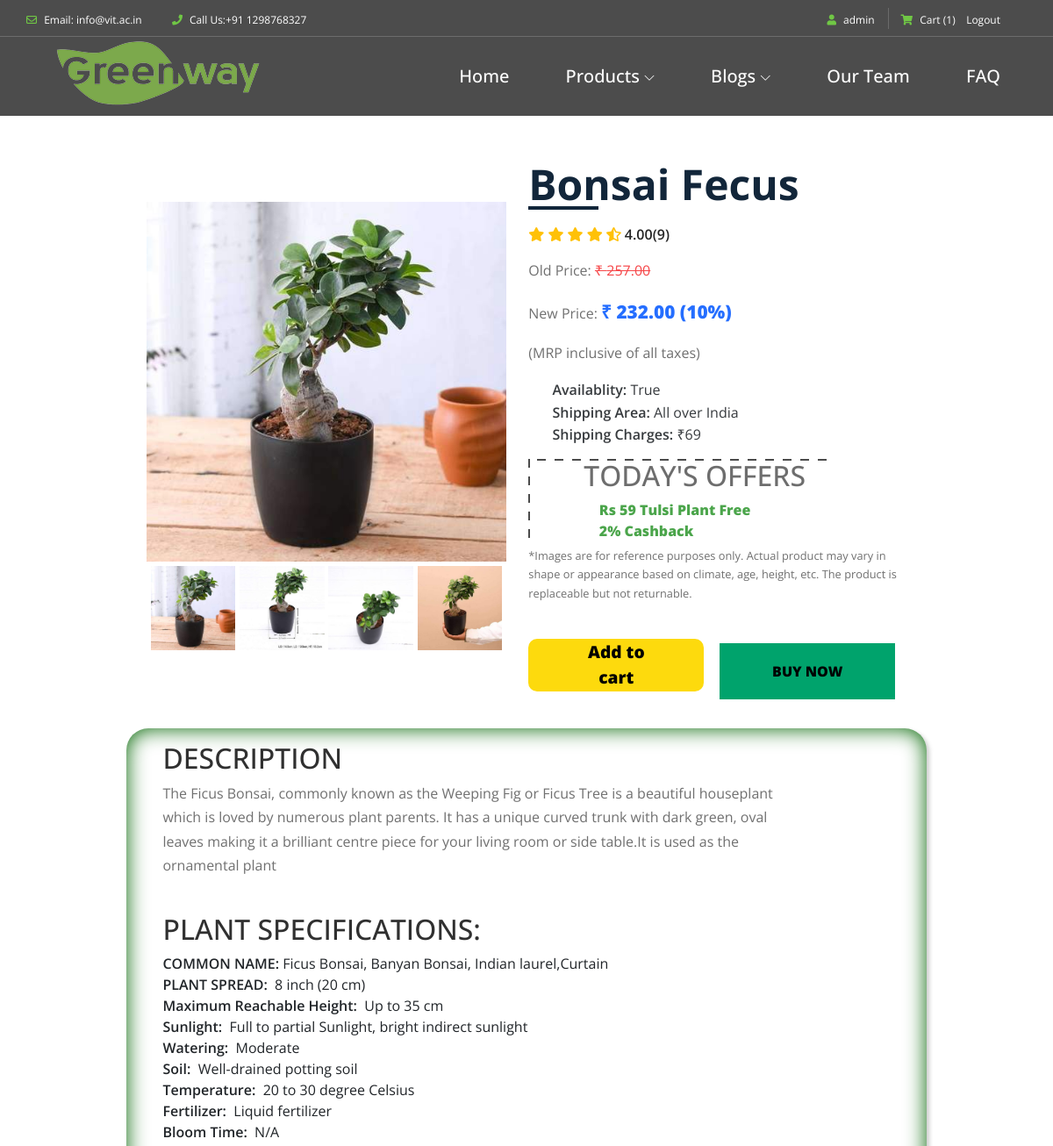
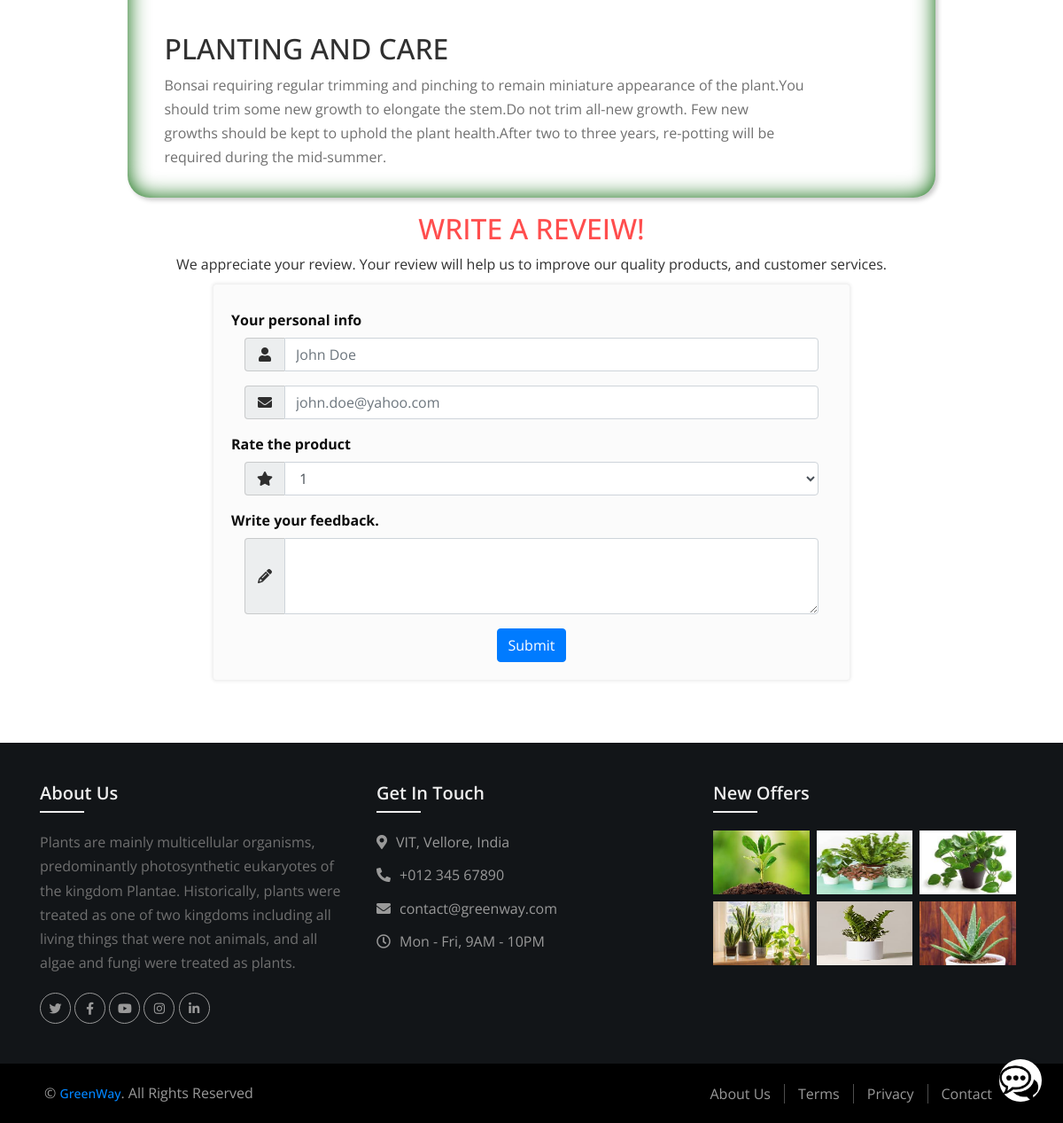
The page /items/bonsai-fecus (signed in) on the database its author committed (2 pictures, top to bottom).
### products/models.py (models this page shows, shortened)
class ItemsImages(models.Model):
    title = models.ForeignKey(ItemMain, on_delete=models.CASCADE)
    image = models.ImageField(upload_to = 'images')

class ItemMain(models.Model):
    title = models.CharField(max_length=50, unique=True)
    price = models.DecimalField(decimal_places=2, max_digits=25)
    description = models.TextField()
    category = models.ForeignKey(ItemsCat, on_delete=models.CASCADE)
    availablity = models.BooleanField(default=False)
    shippingCharges = models.IntegerField(default=0)
    offers = models.IntegerField(default=0)
    plantingAndCare = models.TextField()
    slug = models.SlugField(max_length=50,unique=True, default="", editable=False)

class ItemRating(models.Model):
    title = models.ForeignKey(ItemMain, on_delete=models.CASCADE)
    ratingCount = models.IntegerField()
    rating = models.IntegerField()
    ratingValue = models.DecimalField(decimal_places=2, max_digits=10, editable=False)
    feedback = models.TextField(default="")

class ItemsSpecifications(models.Model):
    title = models.ForeignKey(ItemMain, on_delete=models.CASCADE)
    commonName = models.TextField(default="", max_length=50)
    plantSpread = models.TextField(default="", max_length=50)
    maxHeight = models.TextField(default="", max_length=50)
    sunlight = models.TextField(default="", max_length=50)
    watering = models.TextField(default="", max_length=50)
    soil = models.TextField(default="", max_length=50)
    temp = models.TextField(default="", max_length=50)
    ferti = models.TextField(default="", max_length=50)
    bloomTime = models.TextField(default="", max_length=50)

### products/views.py (the view, shortened to what this page needs)
# urls.py: path('items/<slug:the_slug>', views.itemView, name='itemView'),
@login_required(login_url='login')
def itemView(request, the_slug):
    if request.method == 'GET':
        context = {}
        p = []
        d=[]
        currentItem = ItemMain.objects.filter(slug = the_slug)[0]
        title = currentItem.title
        images = ItemsImages.objects.filter(title=ItemMain.objects.filter(title = title)[0])
        rating = ItemRating.objects.filter(title=ItemMain.objects.filter(title = title)[0])[0]
        descrip = ItemsSpecifications.objects.filter(title=ItemMain.objects.filter(title = title)[0])[0]
        faq = ItemFaq.objects.filter(title=ItemMain.objects.filter(title = title)[0])
        price = currentItem.price
        offer = currentItem.offers
        newPrice = price - (price * offer)//100
        p.append(title)
        p.append(price)
        p.append(offer)
        p.append(newPrice)
        p.append(currentItem.availablity)
        p.append(currentItem.shippingCharges)
        p.append(rating.ratingCount)
        p.append(rating.ratingValue)
        p.append(currentItem.plantingAndCare)
        p.append(currentItem.slug)
        d.append(currentItem.description)
        d.append(descrip.commonName)
        d.append(descrip.plantSpread)
        d.append(descrip.maxHeight)
        d.append(descrip.sunlight)
        d.append(descrip.watering)
        d.append(descrip.soil)
        d.append(descrip.temp)
        d.append(descrip.ferti)
        d.append(descrip.bloomTime)
        context['products'] = p
        context['images'] = images
        context['des'] = d
        context['faq'] = faq
        return render(request, 'products/single_product.html', context)

### blogs/template_tags/item_count.py (called while the page is built)
@register.simple_tag
def item_count(user):
    count = UserCart.objects.filter(user = user)
    return len(count)

### templates/products/single_product.html (shortened to what this page needs)
{% extends "base.html" %}
{% load static %}
{% block content %}
<link rel="stylesheet" href="{% static 'css/single_product.css' %}">
<link rel="stylesheet" href="https://cdnjs.cloudflare.com/ajax/libs/font-awesome/5.15.1/css/all.min.css" />
<div class = "card-wrapper">
	  <div class = "product-imgs" style="width: 45%; margin: 1%;">
		<div class = "img-display">
		  <div class = "img-showcase">
			{% for img in images %}
				<img src = " /media/{{ img.image }}" >
			{% endfor %}
		  </div>
		</div>
		<div class = "img-select">
		  {% for img in images %}
		  		<div class = "img-item">
					<a href = "#" data-id = "{{ forloop.counter }}">
			  			<img src = "/media/{{ img.image }}" >
					</a>
		  		</div>
		  {% endfor %}
		</div>
	  </div>
	  <div class = "product-content">
		<h2 class = "product-title">{{ products.0 }}</h2>
		<div class = "product-rating">
		  <i class = "fas fa-star"></i>
		  <i class = "fas fa-star"></i>
		  <i class = "fas fa-star"></i>
		  <i class = "fas fa-star"></i>
		  <i class = "fas fa-star-half-alt"></i>
		  <span>{{ products.7 }}({{ products.6 }})</span>
		</div>
		<div class = "product-price">
		  <p class = "last-price">Old Price: <span> ₹ {{ products.1 }}</span></p>
		  <p class = "new-price" >New Price: <span> ₹ {{ products.3 }} ({{ products.2 }}%)</span></p>
		</div>
		<p class="pm" style="position: relative; bottom: 1.5%;">(MRP inclusive of all taxes)</p>
		<div class = "product-detail">
		  <ul>
			<li>Availablity: <span>{{ products.4 }}</span></li>
			<li>Shipping Area: <span>All over India</span></li>
			<li>Shipping Charges: <span>₹{{ products.5 }}</span></li>
		  </ul>
		</div>
		<div class="box">
			<div class="border-title">
			  <h2>TODAY'S OFFERS</h2>
			</div>
			<div class="border-content" style="color: green; font-weight: 1000;">
			  <ul>
				  <li>Rs 59 Tulsi Plant Free</li>
				  <li>2% Cashback</li>
			  </ul>
			</div>
		 </div>
	  <p class="note" style="font-size: 0.8rem;">*Images are for reference purposes only. Actual product may vary in shape or appearance based on climate, age, height, etc. The product is replaceable but not returnable.</p><br>
	  <div class="button-abc">
		  <button class="cart-button" onClick="f1();">
			  <span class="add-to-cart" style="color: black; font-weight: 900; font: size 1rem;">Add to cart</span>
		  </button>
		  <div class="sub-main" style="position: absolute; top:8%; right:25%;">
			  <button class="button-three">
				  <span class="btn-b" style="font-weight: 900; font-size: 1rem;">BUY NOW</span>
			  </button>
		  </div>
	  </div>
	  </div>
	</div>
 <div class="card1">
  <div class="product-description" style="margin-left: 3%;">
	<h2 class="d-title">DESCRIPTION</h2>
	<p>{{ des.0 }}</p>
	<br><h2>PLANT SPECIFICATIONS:</h2>
	<div class="plant-specification">
		<ul>
			<li class="specification" style="font-weight: 600;">COMMON NAME:&nbsp;<span class="s" style="font-weight: 400;">{{ des.1 }}</span></li>
			<li class="specification" style="font-weight: 600;">PLANT SPREAD:&nbsp; <span class="s" style="font-weight: 400;">{{ des.2 }}</span></li>
			<li class="specification" style="font-weight: 600;">Maximum Reachable Height:&nbsp; <span class="s" style="font-weight: 400;">{{ des.3 }}</span></li>
			<li class="specification" style="font-weight: 600;">Sunlight:&nbsp; <span class="s" style="font-weight: 400;" >{{ des.4 }}</span></li>
			<li class="specification" style="font-weight: 600;">Watering:&nbsp; <span class="s" style="font-weight: 400;">{{ des.5 }}</span></li>
			<li class="specification" style="font-weight: 600;">Soil:&nbsp; <span class="s" style="font-weight: 400;">{{ des.6 }}</span></li>
			<li class="specification" style="font-weight: 600;">Temperature:&nbsp; <span class="s" style="font-weight: 400;">{{ des.7 }}</span></li>
			<li class="specification" style="font-weight: 600;">Fertilizer:&nbsp; <span class="s" style="font-weight: 400;">{{ des.8 }}</span></li>
			<li class="specification" style="font-weight: 600;">Bloom Time:&nbsp; <span class="s" style="font-weight: 400;">{{ des.9 }}</span></li>
		</ul>
	</div>
	<br><h2>PLANTING AND CARE</h2>
	<div class="plant-care">
		<p>{{ products.8 }} </p>
	</div>
</div>
 </div>
  <br><h2 id="fh2">WRITE A REVEIW!</h2>
<h6 id="fh6">We appreciate your review. Your review will help us to improve our quality products, and customer services.</h6>
<form id="feedback" action="review/{{ products.9 }}" method = "post">
<div class="pinfo">Your personal info</div>
<div class="form-group">
<div class="col-md-4 inputGroupContainer"  style="max-width: 100%;">
<div class="input-group">
<span class="input-group-addon"><i class="fa fa-user"></i></span>
<input  name="name" placeholder="John Doe" class="form-control"  type="text">
</div>
</div>
</div>
<div class="form-group">
<div class="col-md-4 inputGroupContainer" style="max-width: 100%;">
<div class="input-group">
<span class="input-group-addon"><i class="fa fa-envelope"></i></span>
  <input name="email" type="email" class="form-control" placeholder="john.doe@yahoo.com">
</div>
</div>
</div>
<div class="pinfo">Rate the product</div>
<div class="form-group">
<div class="col-md-4 inputGroupContainer"  style="max-width: 100%;">
<div class="input-group">
<span class="input-group-addon"><i class="fa fa-star"></i></span>
 <select class="form-control" id="rate" name = 'rate' >
	<option value="1">1</option>
  </select>
  </div>
</div>
</div>
<div class="pinfo"  >Write your feedback.</div>
<div class="form-group">
<div class="col-md-4 inputGroupContainer"  style="max-width: 100%;"	>
<div class="input-group">
<span class="input-group-addon"><i class="fa fa-pencil"></i></span>
<textarea class="form-control" id="review" rows="3" name="feeds"></textarea>
  </div>
</div>
</div>
<div style="text-align: center;">
<button type="submit" class="btn btn-primary" style="margin: 0px auto;">Submit</button>
</div>
</form>
{% endblock content %}

### templates/navbar.html (shortened to what this page needs)
{% load static %}
{% load item_count %}
<link rel="stylesheet" href="{% static 'css/home/navbar.css' %}">
<header class="header-area">
    <div class="top-header-area">
        <div class="container">
            <div class="row">
                <div class="col-12">
                    <div class="top-header-content d-flex align-items-center justify-content-between">
                        <div class="top-header-meta">
                            <a href="{% url 'contact' %}" data-toggle="tooltip" data-placement="bottom"><i class="fa fa-envelope-o" aria-hidden="true"></i> <span>Email: info@vit.ac.in</span></a>
                            <a href="{% url 'contact' %}" data-toggle="tooltip" data-placement="bottom"><i class="fa fa-phone" aria-hidden="true"></i> <span>Call Us:+91 1298768327</span></a>
                        </div>
                        <div class="top-header-meta d-flex">
                            {% if user.is_authenticated %}
                            <div class="login">
                                <a href="{% url 'home' %}"><i class="fa fa-user" aria-hidden="true"></i> <span>{{ user }}</span></a>
                            </div>
                            <div class="cart">
                                <a href="{% url 'cart' %}"><i class="fa fa-shopping-cart" aria-hidden="true"></i> <span>Cart <span class="cart-quantity">({% item_count user %})</span></span></a>
                            </div>
                             <div class="login">
                                <a href="{% url 'logout' %}">&nbsp; &nbsp; <span>Logout</span></a>
                            </div>
                            {% endif %}
                        </div>
                    </div>
                </div>
            </div>
        </div>
    </div>
    <div class="alazea-main-menu">
        <div class="classy-nav-container breakpoint-off">
            <div class="container" style="padding: 0px;">
                <nav class="classy-navbar justify-content-between" id="alazeaNav">
                    <a href="{% url 'home' %}" class="nav-brand"><img src="{% static 'images/home/core-img/logo.png' %}" alt=""></a>
                    <div class="classy-menu">
                        <div class="classynav">
                            <ul>
                                <li><a href="{% url 'home' %}">Home</a></li>
                                <li><a href="">Products</a>
                                </li>
                                <li><a href="">Blogs</a>
                                </li>
                                <li><a href="{% url 'our_team' %}">Our Team</a></li>
                                <li><a href="{% url 'faq' %}">FAQ</a></li>
                            </ul>
                        </div>
                    </div>
                </nav>
            </div>
        </div>
    </div>
</header>

### static/css/footer.css (style rules this page uses)
body { margin: 0; font-family: Arial, Helvetica, sans-serif; background: #ffffff; }
a { transition: .3s; }

### static_in_env/css/home/classy-nav.css (style rules this page uses)
* { margin: 0; padding: 0; }
body { font-family: "Roboto", sans-serif; }
ul, ol { margin: 0; }
ul li, ol li { list-style: none; }
img { height: auto; max-width: 100%; }
.classy-nav-container { position: relative; z-index: 100; background-color: #ffffff; }
.classy-nav-container * { box-sizing: border-box; }
.classy-nav-container a { -webkit-transition-duration: 500ms; transition-duration: 500ms; text-decoration: none; outline: none; font-size: 14px; font-weight: 400; color: #232323; display: inline-block; }
.justify-content-between { -webkit-box-pack: justify; -ms-flex-pack: justify; justify-content: space-between; }
.classy-navbar { width: 100%; height: 70px; padding: 0.5em 2em; display: -webkit-box; display: -ms-flexbox; display: flex; -webkit-box-align: center; -ms-flex-align: center; -ms-grid-row-align: center; align-items: center; }
.classy-navbar .nav-brand { font-size: 26px; font-weight: 500; color: #565656; display: inline-block; margin-right: 30px; }
.classynav ul li { display: inline-block; clear: both; position: inherit; z-index: 10; }
.classynav ul li.cn-dropdown-item { position: relative; z-index: 10; }
.classynav ul li a { padding: 0 12px; display: block; height: 35px; font-size: 14px; line-height: 34px; }
.classynav ul li.megamenu-item > a:after, .classynav ul li.has-down > a:after { font-family: 'classyfonts'; content: "\e900"; font-size: 12px; color: #000000; padding-left: 5px; -webkit-transition-duration: 500ms; transition-duration: 500ms; }
.breakpoint-off .classynav { display: -webkit-box; display: -ms-flexbox; display: flex; -webkit-box-align: center; -ms-flex-align: center; -ms-grid-row-align: center; align-items: center; }

### rows shown on the page
ItemsImages: image (picture)
ItemsImages: image (picture)
ItemsImages: image (picture)
ItemsImages: image (picture)
ItemMain: title "Bonsai Fecus", price "257.00", description "The Ficus Bonsai, commonly known as the Weeping Fig or Ficus Tree is a beautiful houseplant which is loved by numerous plant parents. It has a unique curved trunk with dark green, oval leaves making it a brilliant centre piece for your living room or side table.It is used as the ornamental plant", plantingAndCare "Bonsai requiring regular trimming and pinching to remain miniature appearance of the plant.You should trim some new growth to elongate the stem.Do not trim all-new growth. Few new growths should be kept to uphold the plant health.After two to three years, re-potting will be required during the mid-summer."
ItemRating: ratingValue "4.00"
ItemsSpecifications: commonName "Ficus Bonsai, Banyan Bonsai, Indian laurel,Curtain", plantSpread "8 inch (20 cm)", maxHeight "Up to 35 cm", sunlight "Full to partial Sunlight, bright indirect sunlight", watering "Moderate", soil "Well-drained potting soil", temp "20 to 30 degree Celsius", ferti "Liquid fertilizer", bloomTime "N/A"

### other values the page prints
{{ user }} "admin"
{{ products.6 }} "9"
{{ products.3 }} "232.00"
{{ products.2 }} "10"
{{ products.4 }} "True"
{{ products.5 }} "69"
